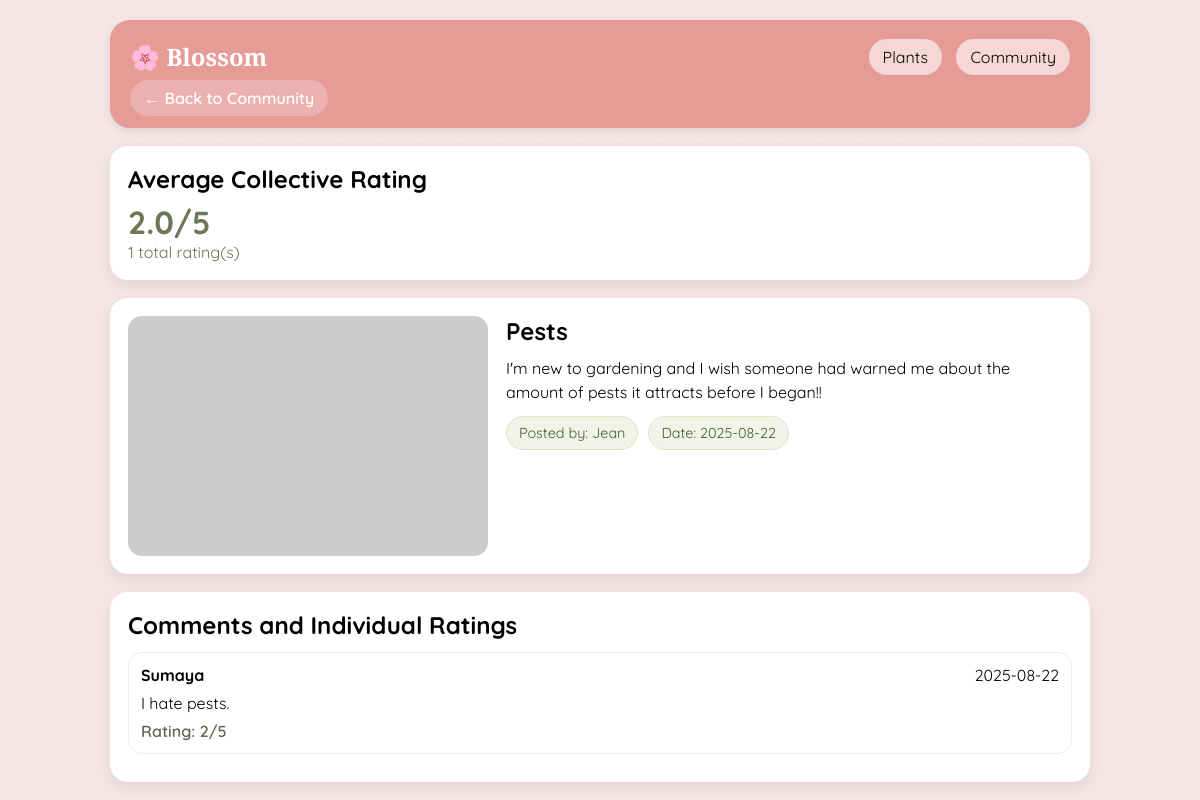
The page /detail.php?post_id=2 on the database its author committed.
### tables this page shows
CREATE TABLE posts
(
	post_id			INT				AUTO_INCREMENT NOT NULL,
    title 			VARCHAR(60)		NOT NULL,
    body			VARCHAR(255)	NOT NULL,
    user_id			INT				NOT NULL,
    post_date		DATE			NOT NULL,
    post_img		VARCHAR(255),
    CONSTRAINT posts_pk
		PRIMARY KEY (post_id),
	CONSTRAINT posts_users_fk
		FOREIGN KEY (user_id) REFERENCES users (user_id)
);

CREATE TABLE users
(
	user_id			INT			AUTO_INCREMENT NOT NULL,
    user_name		VARCHAR(50)	UNIQUE NOT NULL,
    CONSTRAINT	users_pk
		PRIMARY KEY (user_id)
);

CREATE TABLE comments
(
	comment_id		INT				AUTO_INCREMENT NOT NULL,
    comment_text	VARCHAR(255)	NOT NULL,
    rating			INT,
    comment_date	DATE			NOT NULL,
    plant_id		INT,
    post_id			INT,
    user_id			INT				NOT NULL,
    CONSTRAINT comments_pk
		PRIMARY KEY (comment_id),
	CONSTRAINT comments_plants_fk
		FOREIGN KEY (plant_id) REFERENCES plants (plant_id),
	CONSTRAINT comments_posts_fk
		FOREIGN KEY (post_id) REFERENCES posts (post_id),
	CONSTRAINT comments_users_fk
		FOREIGN KEY (user_id) REFERENCES users (user_id)
);

### detail.php (the view, shortened to what this page needs)
<?php
include('db_connection.php');
function escape($value)
{
	return htmlspecialchars((string) $value, ENT_QUOTES, 'UTF-8');
}
function resolvePostImage($fileName)
{
	$name = trim((string) $fileName);
	if ($name === '') {
		return 'https://placehold.co/1200x600/F6E5E7/828C6A?text=Post';
	}
	$baseName = pathinfo($name, PATHINFO_FILENAME);
	return 'https://placehold.co/1200x600/F6E5E7/828C6A?text=' . rawurlencode($baseName ?: 'Post');
}
function getRatingSummary($con, $columnName, $itemId)
{
	$itemId = (int) $itemId;
	$sql = "SELECT ROUND(AVG(rating), 1) AS avg_rating, COUNT(rating) AS rating_count
		FROM comments
		WHERE $columnName = $itemId AND rating IS NOT NULL";
	$result = mysqli_query($con, $sql);
	$row = mysqli_fetch_assoc($result);
	return array(
		'avg_rating' => $row && $row['avg_rating'] !== null ? (float) $row['avg_rating'] : null,
		'rating_count' => $row ? (int) $row['rating_count'] : 0
	);
}
$plantId = isset($_GET['plant_id']) ? (int) $_GET['plant_id'] : 0;
$postId = isset($_GET['post_id']) ? (int) $_GET['post_id'] : 0;
$post = null;
$comments = array();
$ratingSummary = array('avg_rating' => null, 'rating_count' => 0);
$pageType = '';
$errorMessage = '';
if ($plantId > 0) {
	$pageType = 'plant';
	$plantQuery = "SELECT
		p.plant_id,
		p.plant_name,
		p.plant_type,
		p.plant_desc,
		p.sun_level,
		p.season_id,
		p.difficulty,
		p.plant_img,
		s.start_plant,
		s.end_plant,
		GROUP_CONCAT(DISTINCT c.category_name ORDER BY c.category_name SEPARATOR ', ') AS categories,
		GROUP_CONCAT(DISTINCT pe.pest_name ORDER BY pe.pest_name SEPARATOR ', ') AS pests,
		CASE
		WHEN s.start_plant IN (12, 1, 2) THEN 'Winter'
		WHEN s.start_plant BETWEEN 3 and 5 THEN 'Spring'
		WHEN s.start_plant BETWEEN 6 and 8 THEN 'Summer'
		WHEN s.start_plant BETWEEN 9 and 11 THEN 'Fall'
		ELSE 'Unknown'
		END AS planting_season
	FROM plants AS p
	INNER JOIN seasons AS s ON p.season_id = s.season_id
	LEFT JOIN plants_categories AS pc ON p.plant_id = pc.plant_id
	LEFT JOIN categories AS c ON pc.category_id = c.category_id
	LEFT JOIN plants_pests AS pp ON p.plant_id = pp.plant_id
	LEFT JOIN pests AS pe ON pp.pest_id = pe.pest_id
	WHERE p.plant_id = $plantId
	GROUP BY
		p.plant_id,
		p.plant_name,
		p.plant_type,
		p.plant_desc,
		p.sun_level,
		p.season_id,
		p.difficulty,
		p.plant_img,
		s.start_plant,
		s.end_plant";
	$plantResult = mysqli_query($con, $plantQuery);
	if ($plantResult && mysqli_num_rows($plantResult) > 0) {
		$plant = mysqli_fetch_assoc($plantResult);
	} else {
		$errorMessage = 'Plant not found.';
	}
	$ratingSummary = getRatingSummary($con, 'plant_id', $plantId);
	$commentsQuery = "SELECT
		c.comment_text,
		c.rating,
		c.comment_date,
		u.user_name
	FROM comments AS c
	INNER JOIN users AS u ON c.user_id = u.user_id
	WHERE c.plant_id = $plantId
	ORDER BY c.comment_date DESC, c.comment_id DESC";
	$commentsResult = mysqli_query($con, $commentsQuery);
	if ($commentsResult) {
		while ($row = mysqli_fetch_assoc($commentsResult)) {
			$comments[] = $row;
		}
	}
} elseif ($postId > 0) {
	$pageType = 'post';
	$postQuery = "SELECT pt.post_id, pt.title, pt.body, pt.post_date, pt.post_img, u.user_name
	FROM posts AS pt
	INNER JOIN users AS u ON pt.user_id = u.user_id
	WHERE pt.post_id = $postId";
	$postResult = mysqli_query($con, $postQuery);
	if ($postResult && mysqli_num_rows($postResult) > 0) {
		$post = mysqli_fetch_assoc($postResult);
	} else {
		$errorMessage = 'Post not found.';
	}
	$ratingSummary = getRatingSummary($con, 'post_id', $postId);
	$commentsQuery = "SELECT
		c.comment_text,
		c.rating,
		c.comment_date,
		u.user_name
	FROM comments AS c
	INNER JOIN users AS u ON c.user_id = u.user_id
	WHERE c.post_id = $postId
	ORDER BY c.comment_date DESC, c.comment_id DESC";
	$commentsResult = mysqli_query($con, $commentsQuery);
	if ($commentsResult) {
		while ($row = mysqli_fetch_assoc($commentsResult)) {
			$comments[] = $row;
		}
	}
} else {
	$errorMessage = 'Select a plant or post card to view details.';
}
?>
<html lang="en">
<head>
	<link rel="stylesheet" href="style.css">
</head>
<body class="detail-page">
	<div class="detail-layout">
		<div class="header detail-header">
			<div class="header-top">
				<div class="logo">🌸 Blossom</div>
				<div class="tabs">
					<a href="index.php" class="<?php echo basename($_SERVER['PHP_SELF']) == 'index.php' ? 'active' : ''; ?>">Plants</a>
					<a href="community.php" class="<?php echo basename($_SERVER['PHP_SELF']) == 'community.php' ? 'active' : ''; ?>">Community</a>
				</div>
			</div>
			<a class="back-link" href="<?php echo $pageType === 'post' ? 'community.php' : 'index.php'; ?>">← Back to <?php echo $pageType === 'post' ? 'Community' : 'Plants'; ?></a>
		</div>
		<?php if ($errorMessage !== '') { ?>
			<div class="empty-state"><?php echo escape($errorMessage); ?></div>
		<?php } else { ?>
			<section class="rating-summary">
				<h2>Average Collective Rating</h2>
				<p class="rating-value">
					<?php if ($ratingSummary['avg_rating'] !== null) { ?>
						<?php echo escape(number_format($ratingSummary['avg_rating'], 1)); ?>/5
					<?php } else { ?>
						No rating yet
					<?php } ?>
				</p>
				<p class="rating-count"><?php echo escape($ratingSummary['rating_count']); ?> total rating(s)</p>
			</section>
			<?php if ($pageType === 'post' && $post) { ?>
				<section class="detail-hero">
					<img src="<?php echo escape(resolvePostImage($post['post_img'])); ?>" alt="<?php echo escape($post['title']); ?>">
					<div>
						<h1><?php echo escape($post['title']); ?></h1>
						<p><?php echo escape($post['body']); ?></p>
						<div class="detail-pill-row">
							<span class="detail-pill">Posted by: <?php echo escape($post['user_name']); ?></span>
							<span class="detail-pill">Date: <?php echo escape($post['post_date']); ?></span>
						</div>
					</div>
				</section>
			<?php } ?>
			<section class="comments-section">
				<h2>Comments and Individual Ratings</h2>
				<?php if (!empty($comments)) { ?>
					<?php foreach ($comments as $comment) { ?>
						<article class="comment-card">
							<div class="comment-top-row">
								<strong><?php echo escape($comment['user_name']); ?></strong>
								<span><?php echo escape($comment['comment_date']); ?></span>
							</div>
							<p><?php echo escape($comment['comment_text']); ?></p>
							<p class="individual-rating">Rating: <?php echo $comment['rating'] !== null ? escape($comment['rating']) . '/5' : 'Not rated'; ?></p>
						</article>
					<?php } ?>
				<?php } else { ?>
					<div class="empty-state">No comments yet for this <?php echo $pageType === 'post' ? 'post' : 'plant'; ?>.</div>
				<?php } ?>
			</section>
		<?php } ?>
	</div>
</body>
</html>

### style.css (style rules this page uses)
:root { --off-white: #F6E5E7; --green: #828C6A; --light-green: #A0AB89; --light-pink: #EFC0BC; --pink: #E69B97; }
* { box-sizing: border-box; margin: 0; padding: 0; }
body { font-family: 'Quicksand', sans-serif; background-color: #F6E5E7; background-image: radial-gradient(#e8f5e9 1px, transparent 1px), radial-gradient(#fce4ec 1px, transparent 1px); background-size: 40px 40px; background-position: 0 0, 20px 20px; display: flex; min-height: 100vh; align-items: stretch; }
.header { background: var(--pink); padding: 20px; border-radius: 20px; margin-bottom: 20px; box-shadow: 0 4px 10px rgba(0, 0, 0, 0.08); }
.header-top { display: flex; justify-content: space-between; align-items: center; margin-bottom: 15px; }
.logo { font-family: 'Cormorant Garamond', serif; font-size: 24px; font-weight: bold; color: #fff; }
.tabs a { text-decoration: none; background: rgba(255, 255, 255, 0.6); padding: 8px 14px; border-radius: 20px; margin-left: 10px; cursor: pointer; color: #000; }
body.detail-page { display: block; min-height: 100vh; padding: 20px; }
.detail-layout { max-width: 980px; margin: 0 auto; }
.detail-header { margin-bottom: 18px; }
.back-link { text-decoration: none; color: #fff; font-weight: 600; background: rgba(255, 255, 255, 0.22); border-radius: 999px; padding: 8px 14px; }
.rating-summary { background: #fff; border-radius: 18px; padding: 18px; box-shadow: 0 6px 14px rgba(0, 0, 0, 0.08); margin-bottom: 18px; }
.rating-summary h2 { margin-bottom: 8px; }
.rating-value { font-size: 2rem; font-weight: 700; color: #6d7858; }
.rating-count { color: #687056; }
.detail-hero { display: grid; grid-template-columns: minmax(220px, 360px) 1fr; gap: 18px; margin-bottom: 18px; background: #fff; border-radius: 18px; padding: 18px; box-shadow: 0 6px 14px rgba(0, 0, 0, 0.08); }
.detail-hero img { width: 100%; height: 240px; object-fit: cover; border-radius: 14px; }
.detail-hero h1 { margin-bottom: 10px; }
.detail-hero p { margin-bottom: 12px; line-height: 1.5; }
.detail-pill-row { display: flex; flex-wrap: wrap; gap: 10px; }
.detail-pill { background: #eff4e7; border: 1px solid #dce7c8; color: #4c5835; border-radius: 999px; padding: 7px 12px; font-size: 0.9rem; }
.comments-section { background: #fff; border-radius: 18px; padding: 18px; box-shadow: 0 6px 14px rgba(0, 0, 0, 0.08); }
.comments-section h2 { margin-bottom: 12px; }
.comment-card { border: 1px solid #ebeedf; border-radius: 14px; padding: 12px; margin-bottom: 10px; }
.comment-top-row { display: flex; justify-content: space-between; margin-bottom: 8px; }
.individual-rating { color: #5f6750; font-weight: 600; margin-top: 8px; }

### rows shown on the page
posts: title "Pests", body "I'm new to gardening and I wish someone had warned me about the amount of pests it attracts before I began!!", user.user_name "Jean", post_date "2025-08-22"
comments: user.user_name "Sumaya", comment_date "2025-08-22", comment_text "I hate pests.", rating "2"

### other values the page prints
$ratingSummary['avg_rating'] "2.0"
$ratingSummary['rating_count'] "1"
